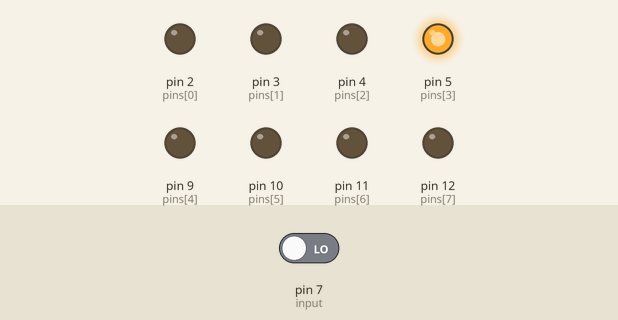
This sketch was run on a simulated Arduino Uno, built with avr-gcc and run on an emulated ATmega328P. Shown: output pins drawn as LEDs (lit = HIGH). Dashed ring = blinking. The inputs (shaded band) are chosen by the test bench; at power-on: pin 7 (input) LOW.

Above: at 1.2 s.
1.3 s: pin 7 (input) driven HIGH
At 2.2 s:
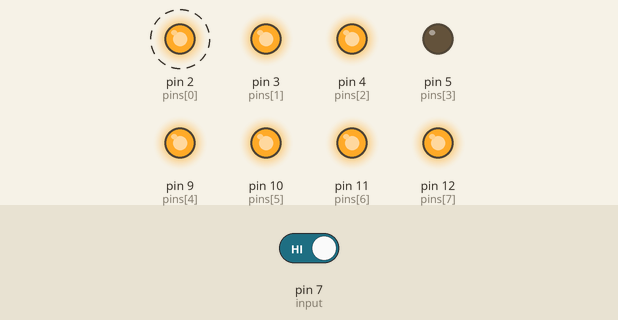
At 3.2 s:
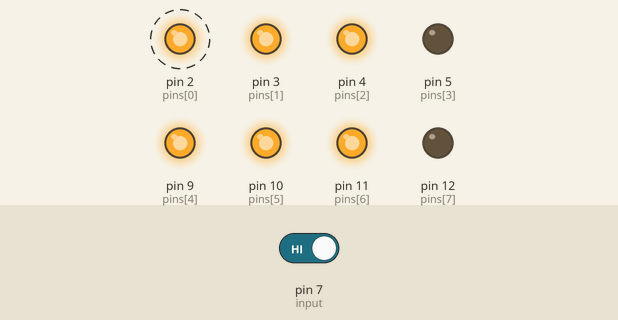
4.3 s: pin 7 (input) driven LOW
At 5.2 s:
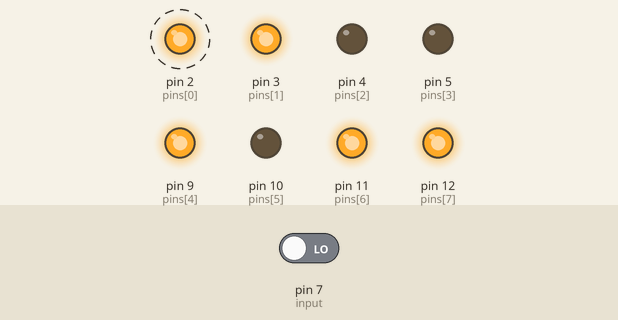
Timing chart, 0 to 7.8 s (numbered marks = the images above; inputs shaded):
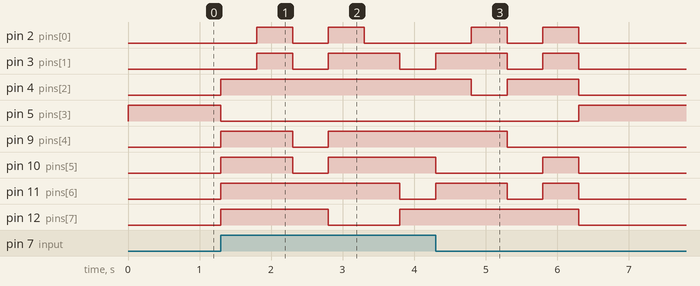

The sketch:

cuentaAtras.ino
```cpp
int pins[] = {2,3,4,5,9,10,11,12};
int input = 7;

int number = 8;

int finish = 1;
int buttonState = 0;

void setup(){
  Serial.begin(9600);

  pinMode(input,INPUT);

  for (int i = 0; i < number; i++){
      pinMode(pins[i], OUTPUT);
  }
}

void loop(){
  buttonState = digitalRead(input);
  if(buttonState == HIGH){
    finish=0;
    clearNumber();
  }

  if(finish == 1){
    digitalWrite(pins[3], HIGH);
  }else{
    for (int j=9; j >= 0; j--){
      numbers(j);
      delay(500);
      clearNumber();

      if(j==0){
        finish=1;
      }
    }
  }
}

void numbers(int number){
  switch(number){
    case 0:
        digitalWrite(pins[0], HIGH);
        digitalWrite(pins[1], HIGH);
        digitalWrite(pins[2], HIGH);
        digitalWrite(pins[5], HIGH);
        digitalWrite(pins[6], HIGH);
        digitalWrite(pins[7], HIGH);
    break;

    case 1:
        digitalWrite(pins[2], HIGH);
        digitalWrite(pins[7], HIGH);
    break;

    case 2:
        digitalWrite(pins[0], HIGH);
        digitalWrite(pins[1], HIGH);
        digitalWrite(pins[4], HIGH);
        digitalWrite(pins[6], HIGH);
        digitalWrite(pins[7], HIGH);
    break;

    case 3:
        digitalWrite(pins[1], HIGH);
        digitalWrite(pins[2], HIGH);
        digitalWrite(pins[4], HIGH);
        digitalWrite(pins[6], HIGH);
        digitalWrite(pins[7], HIGH);
    break;

    case 4:
        digitalWrite(pins[2], HIGH);
        digitalWrite(pins[4], HIGH);
        digitalWrite(pins[5], HIGH);
        digitalWrite(pins[7], HIGH);
    break;

    case 5:
        digitalWrite(pins[1], HIGH);
        digitalWrite(pins[2], HIGH);
        digitalWrite(pins[4], HIGH);
        digitalWrite(pins[5], HIGH);
        digitalWrite(pins[6], HIGH);
    break;

    case 6:
        digitalWrite(pins[0], HIGH);
        digitalWrite(pins[1], HIGH);
        digitalWrite(pins[2], HIGH);
        digitalWrite(pins[4], HIGH);
        digitalWrite(pins[5], HIGH);
        digitalWrite(pins[6], HIGH);
    break;

    case 7:
        digitalWrite(pins[2], HIGH);
        digitalWrite(pins[6], HIGH);
        digitalWrite(pins[7], HIGH);
    break;

    case 8:
        digitalWrite(pins[0], HIGH);
        digitalWrite(pins[1], HIGH);
        digitalWrite(pins[2], HIGH);
        digitalWrite(pins[4], HIGH);
        digitalWrite(pins[5], HIGH);
        digitalWrite(pins[6], HIGH);
        digitalWrite(pins[7], HIGH);
    break;

    case 9:
        digitalWrite(pins[2], HIGH);
        digitalWrite(pins[4], HIGH);
        digitalWrite(pins[5], HIGH);
        digitalWrite(pins[6], HIGH);
        digitalWrite(pins[7], HIGH);
    break;
  }
}

void clearNumber(){
  digitalWrite(pins[0], LOW);
  digitalWrite(pins[1], LOW);
  digitalWrite(pins[2], LOW);
  digitalWrite(pins[3], LOW);
  digitalWrite(pins[4], LOW);
  digitalWrite(pins[5], LOW);
  digitalWrite(pins[6], LOW);
  digitalWrite(pins[7], LOW);
}
```

Measured:
- after the input at 1.3 s, pin 2 (pins[0]): alternates HIGH for 0.50 s and LOW for 0.50 s, starting after 0.50 s; pin 3 (pins[1]): LOW → HIGH after 0.50 s, → LOW 0.50 s later, → HIGH 0.50 s later, → LOW 1.0 s later
- after the input at 4.3 s, pin 2 (pins[0]), pin 3 (pins[1]): goes on until 6.3 s, then stays LOW; pin 5 (pins[3]): LOW → HIGH after 2.0 s; pin 9 (pins[4]): goes on until 5.3 s, then stays LOW
